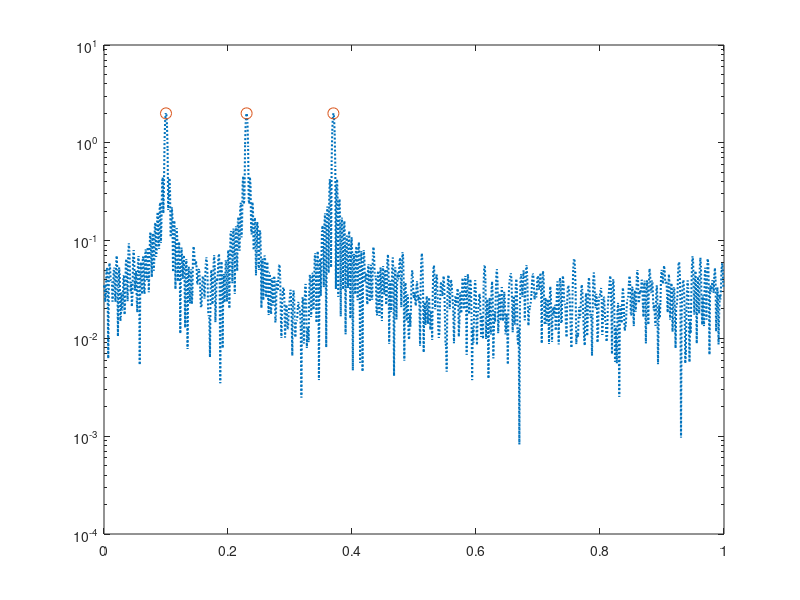

Write MATLAB code to recreate this figure. (Note: this script raises an error after producing the figure.)
clc; clear; close all;
N       = 256;
n       = (0: N-1).';
K       = 3;
w       = 2*pi*[0.1; 0.23; 0.37];
a       = 2*exp(1j*2*pi*rand(K, 1));
base    = @(w) exp(1j*n*w.');

snrDb   = 20;
nu      = norm(a)^2*10^(-snrDb/10);
x       = base(w)*a;
e       = sqrt(nu/2)*(randn(N, 1) + 1j*randn(N, 1));

h_bit   = 3;
h_max   = 2;
h_lv    = linspace(-h_max, h_max, 2^h_bit).';
h       = h_lv(randi(2^h_bit, [N, 1])) + ...
    1j*h_lv(randi(2^h_bit, [N, 1]));

y       = x + e;
z       = (real(y - h)>=0) + 1j*(imag(y - h)>=0);
z       = 2*z - (1+1j);

yfft    = fft(y, 1024);
figure();
semilogy(0:1/1024:1-1/1024, abs(yfft)/N,':', 'LineWidth',1.5); hold on; 
stem(w/2/pi, abs(a), 'LineWidth',1.5, 'MarkerSize',8);

% fft initial
numPeak = 3;
[aini, wini] = func_fft_ini(h_max*z, numPeak, 1);
stem(wini/2/pi, abs(aini), 'LineWidth',1.5, 'MarkerSize',8);

nu = 0.1*h_max^2;
ini.amp = aini; 
ini.freq = wini;
ini.noise_var = nu;

tol.merge = 1e-14;
tol.prune = 1e-14;

out = func_1bls_pm(z, h, ini, 'DY', tol);

aest = out.amp;
west = out.freq;
[west, ind] = sort(west, 'ascend');
aest = aest(ind);

stem(out.freq/2/pi, abs(out.amp), 'LineWidth',1.5, 'MarkerSize',8, 'Marker','x'); 
figure(); semilogy(out.loss, 'LineWidth',1.5); grid on;
